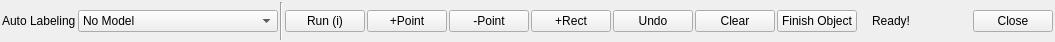
<?xml version="1.0" encoding="UTF-8"?>
<ui version="4.0">
 <class>auto_labeling_form</class>
 <widget class="QWidget" name="auto_labeling_form">
  <property name="geometry">
   <rect>
    <x>0</x>
    <y>0</y>
    <width>1055</width>
    <height>42</height>
   </rect>
  </property>
  <property name="sizePolicy">
   <sizepolicy hsizetype="Minimum" vsizetype="Minimum">
    <horstretch>0</horstretch>
    <verstretch>0</verstretch>
   </sizepolicy>
  </property>
  <property name="windowTitle">
   <string>Form</string>
  </property>
  <property name="styleSheet">
   <string notr="true"/>
  </property>
  <layout class="QHBoxLayout" name="horizontalLayout">
   <property name="leftMargin">
    <number>2</number>
   </property>
   <property name="topMargin">
    <number>2</number>
   </property>
   <property name="rightMargin">
    <number>2</number>
   </property>
   <property name="bottomMargin">
    <number>2</number>
   </property>
   <item>
    <layout class="QHBoxLayout" name="model_selection">
     <property name="spacing">
      <number>2</number>
     </property>
     <property name="topMargin">
      <number>0</number>
     </property>
     <item>
      <widget class="QLabel" name="model">
       <property name="text">
        <string>Auto Labeling</string>
       </property>
      </widget>
     </item>
     <item>
      <widget class="QComboBox" name="model_select_combobox">
       <property name="enabled">
        <bool>true</bool>
       </property>
       <property name="minimumSize">
        <size>
         <width>200</width>
         <height>0</height>
        </size>
       </property>
       <item>
        <property name="text">
         <string>No Model</string>
        </property>
       </item>
      </widget>
     </item>
     <item>
      <widget class="Line" name="line">
       <property name="orientation">
        <enum>Qt::Vertical</enum>
       </property>
      </widget>
     </item>
     <item>
      <widget class="QPushButton" name="button_run">
       <property name="text">
        <string>Run (i)</string>
       </property>
      </widget>
     </item>
     <item>
      <widget class="QPushButton" name="button_add_point">
       <property name="text">
        <string>+Point</string>
       </property>
      </widget>
     </item>
     <item>
      <widget class="QPushButton" name="button_remove_point">
       <property name="text">
        <string>-Point</string>
       </property>
      </widget>
     </item>
     <item>
      <widget class="QPushButton" name="button_add_rect">
       <property name="text">
        <string>+Rect</string>
       </property>
      </widget>
     </item>
     <item>
      <widget class="QPushButton" name="button_undo">
       <property name="text">
        <string>Undo</string>
       </property>
      </widget>
     </item>
     <item>
      <widget class="QPushButton" name="button_clear">
       <property name="text">
        <string>Clear</string>
       </property>
      </widget>
     </item>
     <item>
      <widget class="QPushButton" name="button_finish_object">
       <property name="text">
        <string>Finish Object</string>
       </property>
      </widget>
     </item>
     <item>
      <widget class="QLabel" name="model_status_label">
       <property name="styleSheet">
        <string notr="true">margin-left: 10px;</string>
       </property>
       <property name="text">
        <string>Ready!</string>
       </property>
      </widget>
     </item>
     <item>
      <spacer name="horizontalSpacer">
       <property name="orientation">
        <enum>Qt::Horizontal</enum>
       </property>
       <property name="sizeHint" stdset="0">
        <size>
         <width>0</width>
         <height>0</height>
        </size>
       </property>
      </spacer>
     </item>
     <item>
      <widget class="QPushButton" name="button_close">
       <property name="text">
        <string>Close</string>
       </property>
      </widget>
     </item>
    </layout>
   </item>
  </layout>
 </widget>
 <resources>
  <include location="../../../../resources/resources.qrc"/>
 </resources>
 <connections/>
</ui>
